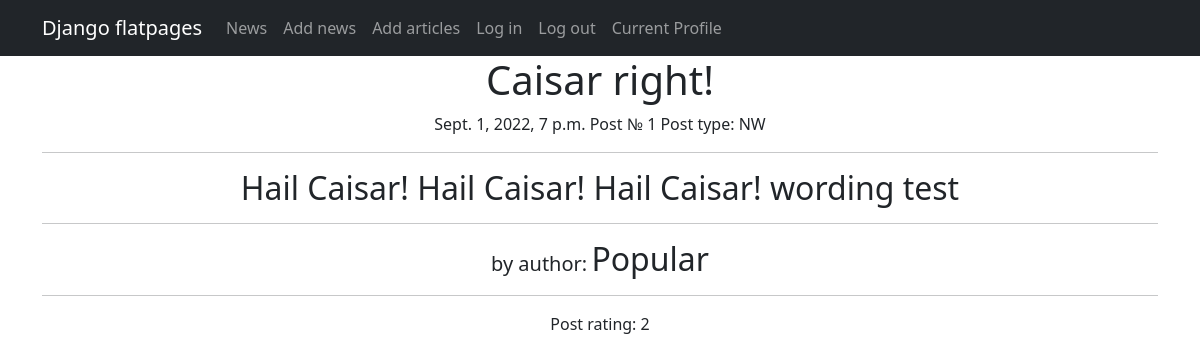
Screenshot of /news/1 with the database file from the repository.
### newsapp/models.py (models this page shows, shortened)
class Post(models.Model):
    author = models.ForeignKey(Author, on_delete=models.CASCADE)
    NEWS = 'NW'
    ARTICLE = 'AR'
    CATEGORY_CHOICES = (
        (NEWS, 'News'),
        (ARTICLE, 'Article'),
    )
    categoryType = models.CharField(max_length=2, choices=CATEGORY_CHOICES, default=ARTICLE)
    dateCreation = models.DateTimeField(auto_now_add=True)
    postCategory = models.ManyToManyField(Category, through='PostCategory')
    title = models.CharField(max_length=128)
    text = models.TextField()
    rating = models.SmallIntegerField(default=0)

class Author(models.Model):
    authorUser = models.OneToOneField(User, on_delete=models.CASCADE)
    ratingAuthor = models.SmallIntegerField(default=0)

### newsapp/views.py (the view)
# urls.py: path('<int:pk>', NEWSOne.as_view(), name='post_view'),
class NEWSOne(DetailView):
    model = Post
    template_name = 'post.html'
    context_object_name = 'post'

### newsapp/templatetags/custom_filters.py (called while the page is built)
@register.filter()
def scensor(text):
    ban_words = ('редиска', 'bla')
    if not isinstance(text, str):
        raise TypeError(f"unresolved type '{type(text)}' expected  type 'str'")
    for word in text.split():
        if word.lower() in ban_words:
            text = text.replace(word, f"{'Hail Caisar! '}")
    return text

### newsapp/templates/post.html (shortened to what this page needs)
{% extends 'flatpages/default.html' %}
{% load custom_filters %}
{% block content %}
<h1> {{ post.title }} </h1>
<h8> {{ post.dateCreation }} Post № {{ post.id }} Post type: {{ post.categoryType }}</h8>
<hr>
<h2> {{ post.text|scensor }} </h2>
<hr>
<h5 style="display:inline;">by author:</h5> <h2 style="display:inline;">{{ post.author.authorUser.username }}</h2>
<hr>
<h10> Post rating: {{ post.rating }} </h10>
{% endblock content %}

### rows the page displays
Post: title "Caisar right!", dateCreation "Sept. 1, 2022, 7 p.m.", id "1", categoryType "NW", text|scensor "Hail Caisar! Hail Caisar! Hail Caisar! wording test", author.authorUser.username "Popular", rating "2"
